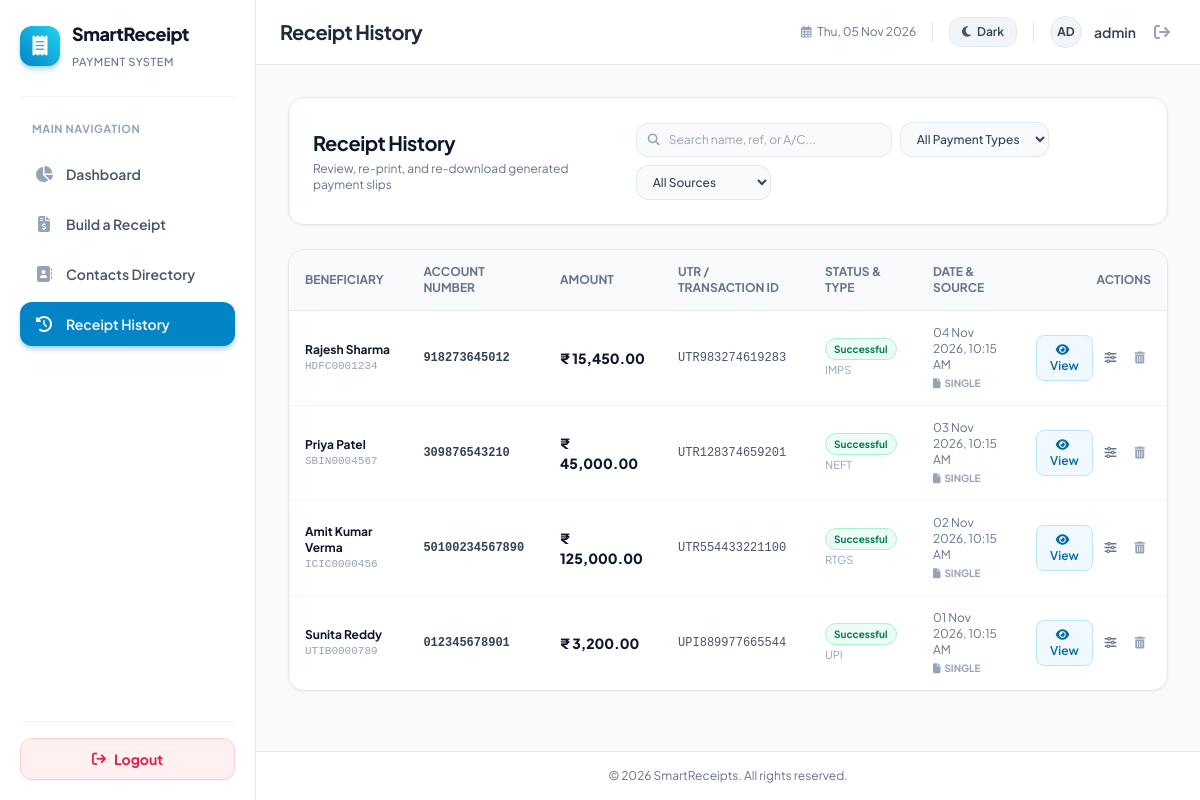
Screenshot of /history.php (signed in) with the database file from the repository.
### tables this page shows
CREATE TABLE IF NOT EXISTS `receipts` (
  `id` INT(11) NOT NULL AUTO_INCREMENT,
  `receipt_no` VARCHAR(100) NOT NULL,
  `template_type` VARCHAR(50) DEFAULT 'template1',
  `status` VARCHAR(50) NOT NULL DEFAULT 'Successful',
  `amount` DECIMAL(15,2) NOT NULL DEFAULT 0.00,
  `transaction_type` VARCHAR(50) DEFAULT 'IMPS',
  `transaction_id` VARCHAR(100) NOT NULL,
  `banking_name` VARCHAR(255) NOT NULL,
  `account_number` VARCHAR(100) NOT NULL,
  `ifsc_code` VARCHAR(50) DEFAULT NULL,
  `payment_date` DATETIME DEFAULT CURRENT_TIMESTAMP,
  `generated_type` ENUM('single','bulk') DEFAULT 'single',
  `batch_id` VARCHAR(100) DEFAULT NULL,
  `created_at` TIMESTAMP NOT NULL DEFAULT CURRENT_TIMESTAMP,
  PRIMARY KEY (`id`),
  UNIQUE KEY `idx_receipts_receipt_no` (`receipt_no`),
  KEY `idx_receipts_transaction_id` (`transaction_id`),
  KEY `idx_receipts_batch_id` (`batch_id`),
  KEY `idx_receipts_payment_date` (`payment_date`),
  KEY `idx_receipts_account_number` (`account_number`),
  KEY `idx_receipts_banking_name` (`banking_name`)
);

### history.php (the view, shortened to what this page needs)
<?php
require_once __DIR__ . '/config/db.php';
$search = trim($_GET['q'] ?? '');
$query = "SELECT * FROM receipts WHERE 1=1";
$params = [];
$query .= " ORDER BY payment_date DESC LIMIT 100";
$stmt = $pdo->prepare($query);
$stmt->execute($params);
$receipts = $stmt->fetchAll();
include_once __DIR__ . '/includes/header.php';
?>
<div class="space-y-6">
    <div class="bg-white rounded-2xl p-5 sm:p-6 border border-slate-200 shadow-sm flex flex-col md:flex-row md:items-center justify-between gap-4">
        <div>
            <h2 class="text-xl font-bold text-slate-900 tracking-tight">Receipt History</h2>
            <p class="text-xs text-slate-500 mt-1">Review, re-print, and re-download generated payment slips</p>
        </div>
        <form method="GET" action="history.php" class="flex flex-wrap items-center gap-2">
            <div class="relative">
                <span class="absolute inset-y-0 left-0 pl-3 flex items-center pointer-events-none text-slate-400">
                </span>
                <input type="text" name="q" value="<?= htmlspecialchars($search) ?>" placeholder="Search name, ref, or A/C..."
                    class="pl-8 pr-4 py-2 bg-slate-50 border border-slate-200 rounded-xl text-xs text-slate-800 focus:bg-white focus:outline-none focus:ring-2 focus:ring-sky-500 w-52 sm:w-64">
            </div>
            <select name="payment_type" onchange="this.form.submit()" class="bg-slate-50 border border-slate-200 rounded-xl py-2 px-3 text-xs text-slate-700 font-medium focus:outline-none">
                <option value="">All Payment Types</option>
            </select>
            <select name="mode" onchange="this.form.submit()" class="bg-slate-50 border border-slate-200 rounded-xl py-2 px-3 text-xs text-slate-700 font-medium focus:outline-none">
                <option value="">All Sources</option>
            </select>
        </form>
    </div>
    <div class="bg-white rounded-2xl border border-slate-200 shadow-sm overflow-hidden">
        <?php if (empty($receipts)): ?>
            <div class="p-12 text-center">
                <div class="w-14 h-14 rounded-2xl bg-sky-50 text-sky-600 flex items-center justify-center mx-auto text-2xl mb-3 shadow-sm">
                    <i class="fa-regular fa-folder-open"></i>
                </div>
                <h4 class="text-base font-bold text-slate-800">No receipts found</h4>
                <p class="text-xs text-slate-400 mt-1">Generate receipts using either Single or Bulk Generator to view them here.</p>
                <div class="mt-4 flex justify-center space-x-3">
                    <a href="receipt-generator.php" class="px-4 py-2 bg-sky-600 text-white font-bold text-xs rounded-xl shadow">
                        Build a Receipt
                    </a>
                    <a href="bulk-receipts.php" class="px-4 py-2 bg-slate-800 text-white font-bold text-xs rounded-xl shadow">
                        Bulk Slip Generator
                    </a>
                </div>
            </div>
        <?php else: ?>
            <div class="overflow-x-auto">
                <table class="w-full text-left text-xs">
                    <thead class="bg-slate-50 text-slate-500 uppercase font-bold border-b border-slate-200">
                        <tr>
                            <th class="py-3.5 px-4">Beneficiary</th>
                            <th class="py-3.5 px-4">Account Number</th>
                            <th class="py-3.5 px-4">Amount</th>
                            <th class="py-3.5 px-4">UTR / Transaction ID</th>
                            <th class="py-3.5 px-4">Status &amp; Type</th>
                            <th class="py-3.5 px-4">Date &amp; Source</th>
                            <th class="py-3.5 px-4 text-right">Actions</th>
                        </tr>
                    </thead>
                    <tbody class="divide-y divide-slate-100">
                        <?php foreach ($receipts as $r): ?>
                            <tr class="hover:bg-slate-50/80 transition">
                                <td class="py-3.5 px-4">
                                    <div class="font-bold text-slate-900"><?= htmlspecialchars($r['banking_name']) ?></div>
                                    <div class="text-[11px] text-slate-400 font-mono"><?= htmlspecialchars($r['ifsc_code'] ?? '—') ?></div>
                                </td>
                                <td class="py-3.5 px-4 font-mono font-semibold text-slate-700">
                                    <?= htmlspecialchars($r['account_number']) ?>
                                </td>
                                <td class="py-3.5 px-4 font-extrabold text-slate-900 text-sm">
                                    ₹ <?= number_format($r['amount'], 2) ?>
                                </td>
                                <td class="py-3.5 px-4 font-mono text-slate-600">
                                    <?= htmlspecialchars($r['transaction_id']) ?>
                                </td>
                                <td class="py-3.5 px-4">
                                    <span class="inline-flex items-center px-2 py-0.5 rounded-full text-[10px] font-bold <?= $r['status'] === 'Successful' ? 'bg-emerald-50 text-emerald-700 border border-emerald-200' : 'bg-amber-50 text-amber-700 border border-amber-200' ?>">
                                        <?= htmlspecialchars($r['status']) ?>
                                    </span>
                                    <div class="text-[11px] text-slate-400 mt-0.5"><?= htmlspecialchars($r['transaction_type']) ?></div>
                                </td>
                                <td class="py-3.5 px-4 text-slate-500">
                                    <div><?= date('d M Y, h:i A', strtotime($r['payment_date'])) ?></div>
                                    <span class="inline-block mt-0.5 text-[10px] uppercase font-bold text-slate-400">
                                        <?= $r['generated_type'] === 'bulk' ? '<i class="fa-solid fa-layer-group text-sky-500 mr-1"></i>Bulk' : '<i class="fa-solid fa-file text-slate-400 mr-1"></i>Single' ?>
                                    </span>
                                </td>
                                <td class="py-3.5 px-4 text-right">
                                    <div class="inline-flex items-center space-x-1.5">
                                        <button type="button" onclick='openReceiptModal(<?= json_encode($r) ?>)'
                                            class="px-2.5 py-1.5 bg-sky-50 hover:bg-sky-600 text-sky-700 hover:text-white rounded-lg border border-sky-200 text-xs font-semibold transition" title="View & Download">
                                            <i class="fa-solid fa-eye mr-1"></i> View
                                        </button>
                                        <a href="receipt-generator.php?recreate_id=<?= $r['id'] ?>" class="p-1.5 text-slate-500 hover:text-slate-800 hover:bg-slate-100 rounded-lg transition" title="Clone / Edit in Generator">
                                            <i class="fa-solid fa-sliders"></i>
                                        </a>
                                        <form method="POST" action="history.php" onsubmit="return confirm('Delete this receipt record permanently?');" class="inline">
                                            <button type="submit" class="p-1.5 text-slate-400 hover:text-rose-600 hover:bg-rose-50 rounded-lg transition" title="Delete Receipt">
                                                <i class="fa-solid fa-trash-can"></i>
                                            </button>
                                        </form>
                                    </div>
                                </td>
                            </tr>
                        <?php endforeach; ?>
                    </tbody>
                </table>
            </div>
        <?php endif; ?>
    </div>
</div>
<?php include_once __DIR__ . '/includes/footer.php'; ?>

### rows the page displays
receipts: banking_name "Rajesh Sharma", ifsc_code "HDFC0001234", account_number "918273645012", amount "15,450.00", transaction "UTR983274619283", status "Successful", transaction_type "IMPS", payment_date "04 Nov 2026, 10:15 AM", generated_type "single" (drawn)
receipts: banking_name "Priya Patel", ifsc_code "SBIN0004567", account_number "309876543210", amount "45,000.00", transaction "UTR128374659201", status "Successful", transaction_type "NEFT", payment_date "03 Nov 2026, 10:15 AM", generated_type "single" (drawn)
receipts: banking_name "Amit Kumar Verma", ifsc_code "ICIC0000456", account_number "50100234567890", amount "125,000.00", transaction "UTR554433221100", status "Successful", transaction_type "RTGS", payment_date "02 Nov 2026, 10:15 AM", generated_type "single" (drawn)
receipts: banking_name "Sunita Reddy", ifsc_code "UTIB0000789", account_number "012345678901", amount "3,200.00", transaction "UPI889977665544", status "Successful", transaction_type "UPI", payment_date "01 Nov 2026, 10:15 AM", generated_type "single" (drawn)

### other values shown
$item['title'] "Dashboard"
$item['title'] "Build a Receipt"
$item['title'] "Contacts Directory"
$item['title'] "Receipt History"
PAGE_TITLE "Receipt History"
substr($admin_username, 0, 2) "AD"
$admin_username "admin"
